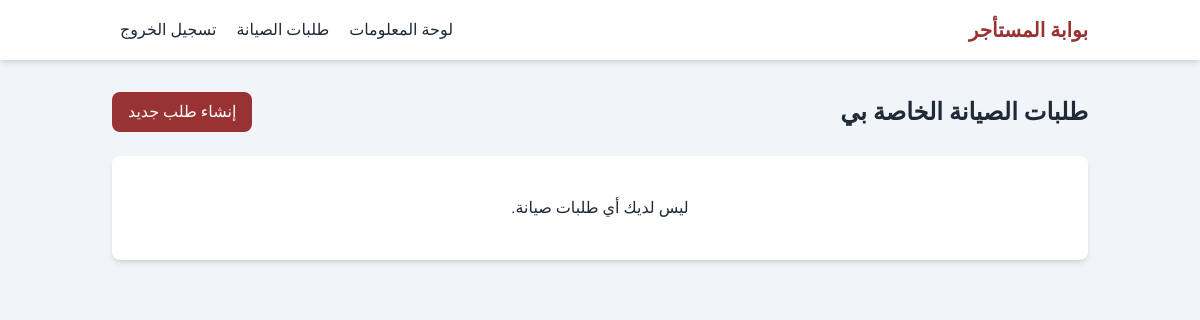
Page /maintenance/ (signed in) on the earlier database version.
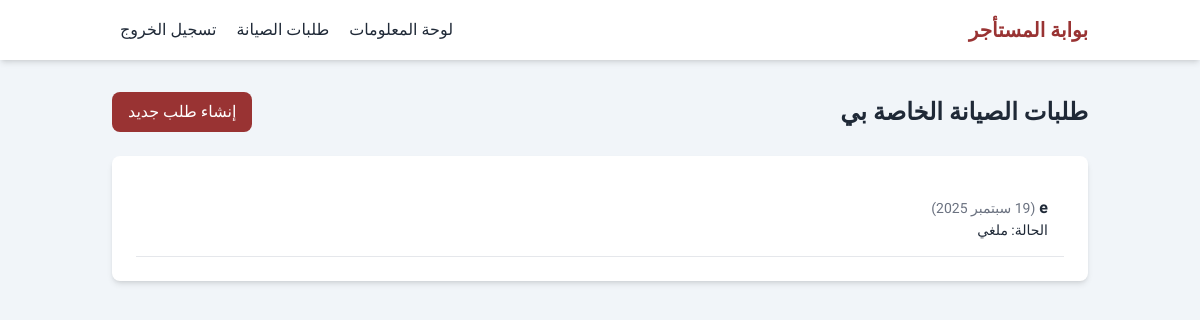
Same page on the later database version.
### dashboard/models.py (models this page shows, shortened)
class MaintenanceRequest(models.Model):
    STATUS_CHOICES = [('submitted', _('تم الإرسال')), ('in_progress', _('قيد التنفيذ')), ('completed', _('مكتمل')), ('cancelled', _('ملغي'))]
    PRIORITY_CHOICES = [('low', _('منخفضة')), ('medium', _('متوسطة')), ('high', _('عالية'))]
    lease = models.ForeignKey(Lease, on_delete=models.CASCADE, related_name='maintenance_requests', verbose_name=_("العقد"))
    title = models.CharField(_("عنوان الطلب"), max_length=200)
    description = models.TextField(_("وصف المشكلة"))
    priority = models.CharField(_("الأولوية"), max_length=10, choices=PRIORITY_CHOICES, default='medium')
    status = models.CharField(_("الحالة"), max_length=20, choices=STATUS_CHOICES, default='submitted')
    image = models.ImageField(_("صورة مرفقة (اختياري)"), upload_to='maintenance_requests/', blank=True, null=True)
    reported_date = models.DateTimeField(_("تاريخ الإبلاغ"), auto_now_add=True)
    staff_notes = models.TextField(_("ملاحظات الموظف"), blank=True, null=True)
    class Meta:
        verbose_name = _("طلب صيانة")
        verbose_name_plural = _("طلبات الصيانة")
        ordering = ['-reported_date']

### portal/views.py (the view)
# urls.py: path('maintenance/', MaintenanceRequestListView.as_view(), name='maintenance_list'),
class MaintenanceRequestListView(LoginRequiredMixin, ListView):
    model = MaintenanceRequest; template_name = 'portal/maintenance_list.html'; context_object_name = 'requests'
    def get_queryset(self):
        try:
            tenant = Tenant.objects.get(user=self.request.user)
            return MaintenanceRequest.objects.filter(lease__tenant=tenant)
        except Tenant.DoesNotExist:
            return MaintenanceRequest.objects.none()

### portal/templates/portal/maintenance_list.html (shortened to what this page needs)
{% extends 'portal/base.html' %}
{% load i18n %}
{% block content %}
<div class="flex justify-between items-center mb-6">
    <h2 class="text-2xl font-bold">{% trans "طلبات الصيانة الخاصة بي" %}</h2>
    <a href="{% url 'maintenance_create' %}" class="bg-[#993333] text-white py-2 px-4 rounded-lg">{% trans "إنشاء طلب جديد" %}</a>
</div>
<div class="bg-white p-6 rounded-lg shadow-md">
    <ul>
        {% for req in requests %}
        <li class="p-4 border-b">
            <p class="font-bold">{{ req.title }} <span class="text-sm font-normal text-gray-500 ml-2">({{ req.reported_date|date:"d M Y" }})</span></p>
            <p class="text-sm">{% trans "الحالة" %}: {{ req.get_status_display }}</p>
        </li>
        {% empty %}
        <li class="p-4 text-center">{% trans "ليس لديك أي طلبات صيانة." %}</li>
        {% endfor %}
    </ul>
</div>
{% endblock %}

Differences in the rows shown:
added MaintenanceRequest: title "e", reported_date "19 سبتمبر 2025", status "ملغي"
Other differences:
text no longer shown: "ليس لديك أي طلبات صيانة."
